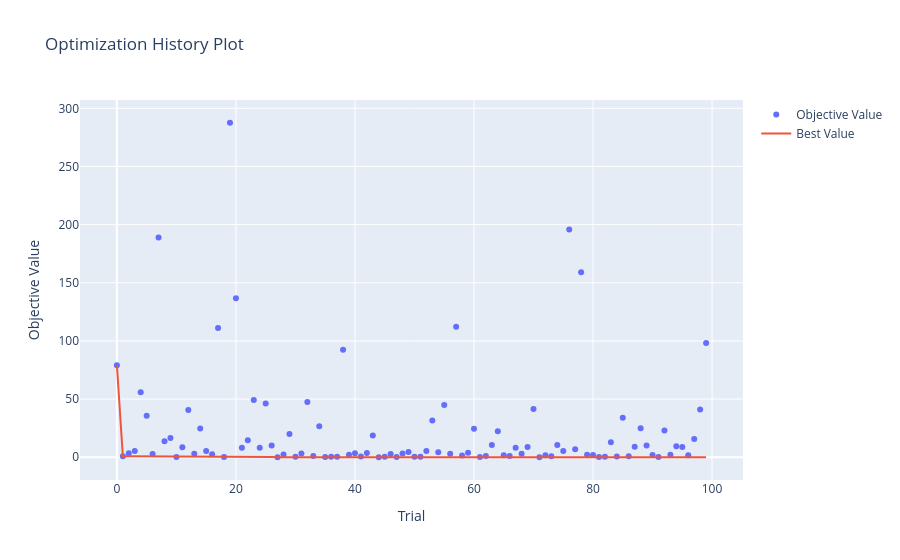

Write notebook code for a chart like this one.
### Code cell
print(study.best_params)  # E.g. {'x': 2.002108042}

vis.plot_param_importances(study)   # which params matter most
vis.plot_contour(study)             # where in the space it's focusing
vis.plot_optimization_history(study) # is it actually improving?
